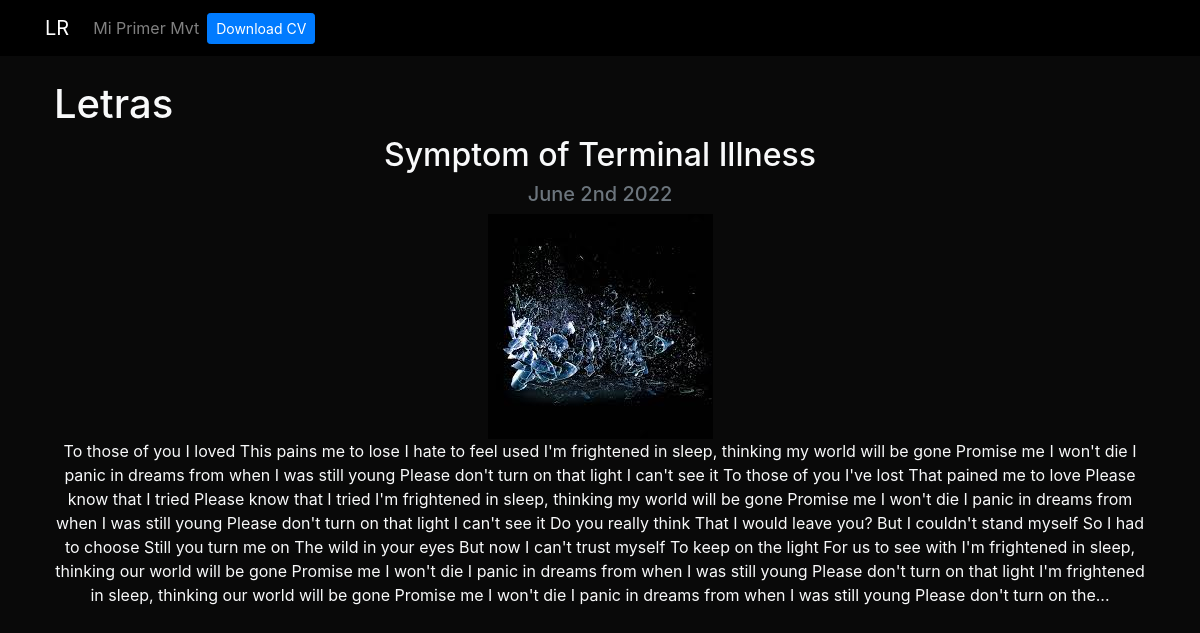
The app's page /miprimermvt/2 with its own data.
### miprimermvt/models.py (models this page shows)
class Post(models.Model):
    title = models.CharField(max_length=100)
    description = models.TextField()
    image = models.ImageField(upload_to="miprimermvt/images")
    date = models.DateField(datetime.date.today)

### miprimermvt/views.py (the view)
# urls.py: path('<int:post_id>', post_detail, name = 'post_detail')
def post_detail(request, post_id):
    post = get_object_or_404(Post, pk=post_id)
    return render(request, 'post_detail.html', {'post':post})

### miprimermvt/templates/post_detail.html
{% extends 'layout.html'%}
{% block content%}
<h1>Letras</h1>
<div class= 'text-center'>
    <h2>{{post.title}}</h2>
<h3 class='my-2 h5 text-muted'>{{post.date|date:'F jS Y'}}</h3>
<img src= '{{post.image.url}}' alt='{{post.title}}' class='img-fluid/>
<div class='my-4'>
    <p>{{post.description|safe}}</p>
</div>
</div>
{% endblock%}

### portfolio/static/main.css (style rules this page uses)
body { background: #090909; }

### records on screen
Post: title "Symptom of Terminal Illness", date "June 2nd 2022", image (picture), description "To those of you I loved This pains me to lose I hate to feel used I'm frightened in sleep, thinking my world will be gone Promise me I won't die I panic in dreams from when I was still young Please don't turn on that light I can't see it To those of you I've lost That pained me to love Please know that I tried Please know that I tried I'm frightened in sleep, thinking my world will be gone Promise me I won't die I panic in dreams from when I was still young Please don't turn on that light I can't see it Do you really think That I would leave you? But I couldn't stand myself So I had to choose Still you turn me on The wild in your eyes But now I can't trust myself To keep on the light For us…"
